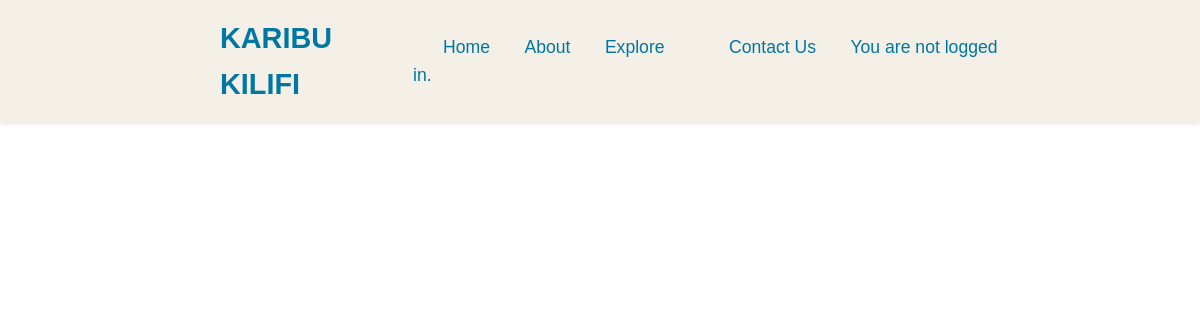
The page /attraction/ on the database as committed earlier.
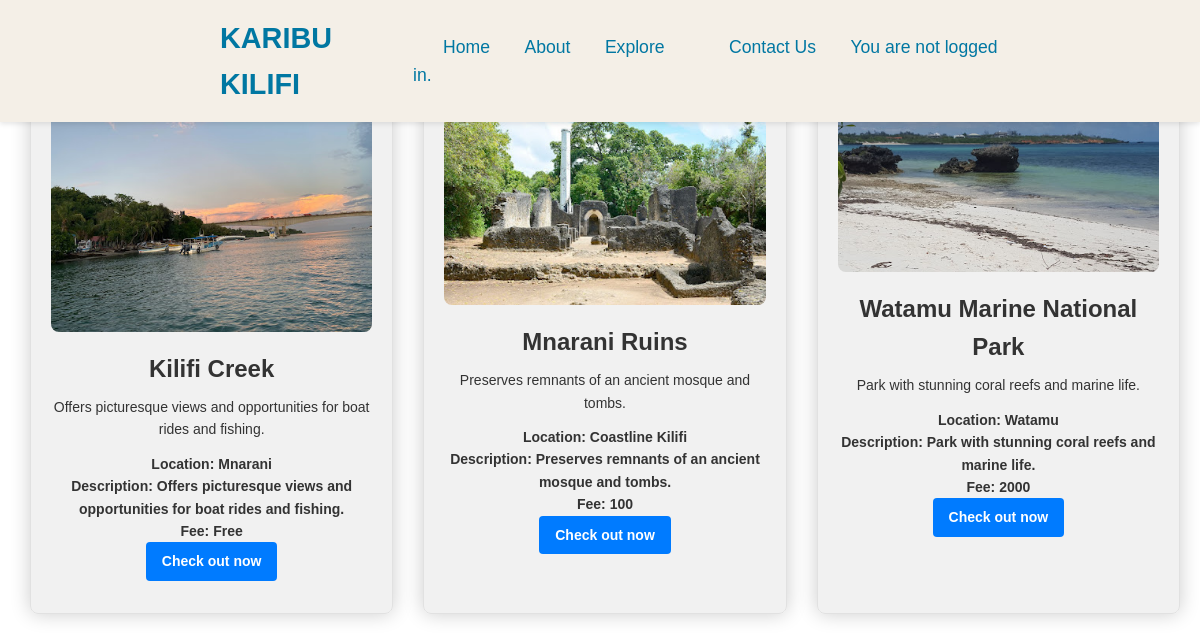
The same page on the database as committed later.
### Karibu_Kilifi/models.py (models this page shows, shortened)
class attraction(models.Model):
    name = models.CharField(max_length=50, verbose_name='Name')
    location = models.CharField(max_length=20, verbose_name='Location')
    fee = models.CharField(max_length=4, verbose_name='Entrance Fee', help_text='Input fee if there is any')
    description = models.TextField(max_length=1000, verbose_name='Description')
    image = models.ImageField(verbose_name='Image', blank=True)

### Karibu_Kilifi/views.py (the view)
# urls.py: path('attraction/', attract, name='Attraction'),
def attract(request):
    Visit = attraction.objects.all()
    return render(request, 'Attractions/User/attraction_users.html', {"attractme": Visit})

### templates/Attractions/User/attraction_users.html (shortened to what this page needs)
{% extends 'Websites/index.html' %}
{% block content %}
<div class="product-cards">
     {% for attractions in attractme %}
         <div class="product-card">
            <img src=" {{ attractions.image.url }}" alt="{{ attractions.name }} a {{ accommodations.type }} in {{ accommodations.location }}">
            <div class="product-info">
                <h2>{{ attractions.name }}</h2>
                <p>{{ attractions.description}}</p>
                <p class="price">
                Location: {{ attractions.location }}<br>
                Description: {{ attractions.description }}<br>
                Fee: {{ attractions.fee }} <br>
                <a href="{% url 'AttractionReservation' %}">Check out now</a>
            </div>
        </div>
    {% endfor %}
</div>
{% endblock %}

Rows that differ between the two databases and show on the page:
added attraction: image (picture), name "Kilifi Creek", description "Offers picturesque views and opportunities for boat rides and fishing.", location "Mnarani", fee "Free"
added attraction: image (picture), name "Mnarani Ruins", description "Preserves remnants of an ancient mosque and tombs.", location "Coastline Kilifi", fee "100"
added attraction: image (picture), name "Watamu Marine National Park", description "Park with stunning coral reefs and marine life.", location "Watamu", fee "2000"
